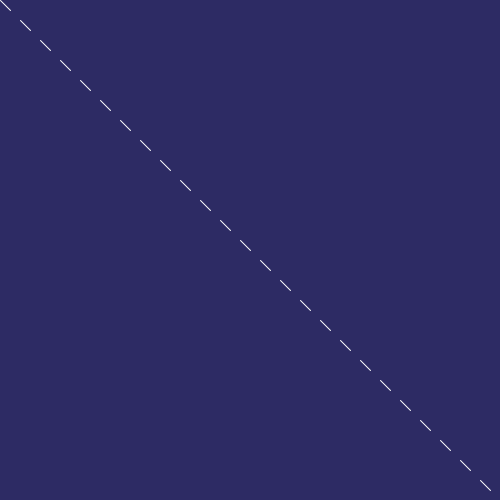
Frame 1 (no input)
Frame 60 (the mouse pressed at the canvas centre just before this capture): identical to frame 1, image omitted
Frame 120 (the mouse held since frame 60 and released just before this capture): identical to frame 1, image omitted

The Processing sketch that drew this single still picture (run headless with seeded random() and noise(); from frame 60 on, the mouse is pressed at the canvas centre):

// Processing sketch: while_loop
// ── while_loop.pde
void setup(){
  size(500,500);
}
void draw(){
  int x = 0;
  int y = 0;
  background(45,43,100);
  stroke(255);
  beginShape(LINES);
  while(x < width && y < height) {
      vertex(x,y);
      x+=10;
      y+=10;
  }
  endShape();
}
